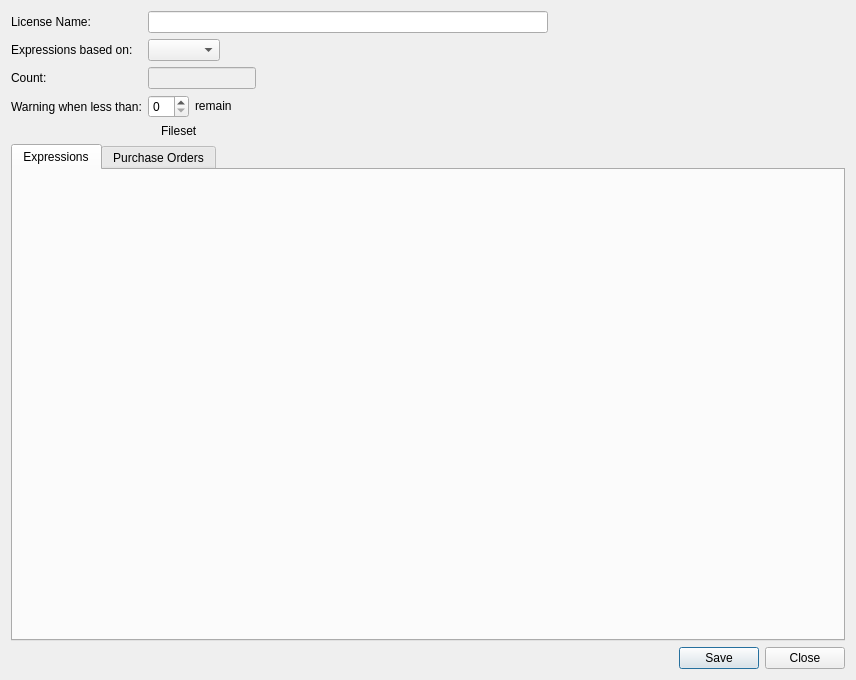
<?xml version="1.0" encoding="UTF-8"?>
<ui version="4.0">
 <class>LicenseEditorWidget</class>
 <widget class="QWidget" name="LicenseEditorWidget">
  <property name="geometry">
   <rect>
    <x>0</x>
    <y>0</y>
    <width>856</width>
    <height>680</height>
   </rect>
  </property>
  <property name="windowTitle">
   <string>License Editor</string>
  </property>
  <layout class="QVBoxLayout" name="verticalLayout">
   <item>
    <layout class="QFormLayout" name="formLayout">
     <property name="fieldGrowthPolicy">
      <enum>QFormLayout::FieldsStayAtSizeHint</enum>
     </property>
     <item row="0" column="0">
      <widget class="QLabel" name="label">
       <property name="sizePolicy">
        <sizepolicy hsizetype="Fixed" vsizetype="Preferred">
         <horstretch>0</horstretch>
         <verstretch>0</verstretch>
        </sizepolicy>
       </property>
       <property name="text">
        <string>License Name:</string>
       </property>
      </widget>
     </item>
     <item row="0" column="1">
      <widget class="QLineEdit" name="name">
       <property name="sizePolicy">
        <sizepolicy hsizetype="Preferred" vsizetype="Fixed">
         <horstretch>0</horstretch>
         <verstretch>0</verstretch>
        </sizepolicy>
       </property>
       <property name="minimumSize">
        <size>
         <width>400</width>
         <height>0</height>
        </size>
       </property>
       <property name="maximumSize">
        <size>
         <width>500</width>
         <height>16777215</height>
        </size>
       </property>
       <property name="text">
        <string/>
       </property>
       <property name="placeholderText">
        <string/>
       </property>
      </widget>
     </item>
     <item row="2" column="0">
      <widget class="QLabel" name="label_2">
       <property name="sizePolicy">
        <sizepolicy hsizetype="Fixed" vsizetype="Preferred">
         <horstretch>0</horstretch>
         <verstretch>0</verstretch>
        </sizepolicy>
       </property>
       <property name="text">
        <string>Count:</string>
       </property>
      </widget>
     </item>
     <item row="2" column="1">
      <widget class="QLineEdit" name="count">
       <property name="enabled">
        <bool>false</bool>
       </property>
       <property name="readOnly">
        <bool>false</bool>
       </property>
      </widget>
     </item>
     <item row="3" column="0">
      <widget class="QLabel" name="label_5">
       <property name="sizePolicy">
        <sizepolicy hsizetype="Fixed" vsizetype="Preferred">
         <horstretch>0</horstretch>
         <verstretch>0</verstretch>
        </sizepolicy>
       </property>
       <property name="text">
        <string>Warning when less than:</string>
       </property>
      </widget>
     </item>
     <item row="3" column="1">
      <layout class="QHBoxLayout" name="horizontalLayout">
       <item>
        <widget class="QSpinBox" name="watermark"/>
       </item>
       <item>
        <widget class="QLabel" name="label_6">
         <property name="sizePolicy">
          <sizepolicy hsizetype="Fixed" vsizetype="Fixed">
           <horstretch>0</horstretch>
           <verstretch>0</verstretch>
          </sizepolicy>
         </property>
         <property name="text">
          <string>remain</string>
         </property>
        </widget>
       </item>
      </layout>
     </item>
     <item row="4" column="0">
      <widget class="QLabel" name="appLabel">
       <property name="text">
        <string/>
       </property>
      </widget>
     </item>
     <item row="4" column="1">
      <layout class="QVBoxLayout" name="appTypeLayout">
       <item>
        <layout class="QHBoxLayout" name="horizontalLayout_2">
         <item>
          <widget class="QLabel" name="fsIcon">
           <property name="text">
            <string/>
           </property>
          </widget>
         </item>
         <item>
          <widget class="QLabel" name="filesetLabel">
           <property name="sizePolicy">
            <sizepolicy hsizetype="Preferred" vsizetype="Preferred">
             <horstretch>2</horstretch>
             <verstretch>0</verstretch>
            </sizepolicy>
           </property>
           <property name="text">
            <string>Fileset</string>
           </property>
          </widget>
         </item>
        </layout>
       </item>
      </layout>
     </item>
     <item row="1" column="1">
      <widget class="QComboBox" name="baseCombo"/>
     </item>
     <item row="1" column="0">
      <widget class="QLabel" name="lblBase">
       <property name="text">
        <string>Expressions based on:</string>
       </property>
      </widget>
     </item>
    </layout>
   </item>
   <item>
    <widget class="QTabWidget" name="tabWidget">
     <property name="currentIndex">
      <number>0</number>
     </property>
     <widget class="QWidget" name="expressionTab">
      <attribute name="title">
       <string>Expressions</string>
      </attribute>
      <layout class="QVBoxLayout" name="verticalLayout_2">
       <item>
        <widget class="InventoryCriteriaWidget" name="criteriaWidget" native="true"/>
       </item>
      </layout>
     </widget>
     <widget class="QWidget" name="poTab">
      <attribute name="title">
       <string>Purchase Orders</string>
      </attribute>
      <layout class="QGridLayout" name="gridLayout_3">
       <property name="leftMargin">
        <number>20</number>
       </property>
       <item row="1" column="0">
        <layout class="QHBoxLayout" name="horizontalLayout_3">
         <property name="topMargin">
          <number>8</number>
         </property>
         <property name="bottomMargin">
          <number>8</number>
         </property>
         <item>
          <widget class="QToolButton" name="newPO">
           <property name="text">
            <string>+</string>
           </property>
          </widget>
         </item>
         <item>
          <widget class="QToolButton" name="delPO">
           <property name="text">
            <string>-</string>
           </property>
          </widget>
         </item>
         <item>
          <spacer name="horizontalSpacer_4">
           <property name="orientation">
            <enum>Qt::Horizontal</enum>
           </property>
           <property name="sizeHint" stdset="0">
            <size>
             <width>40</width>
             <height>20</height>
            </size>
           </property>
          </spacer>
         </item>
        </layout>
       </item>
       <item row="0" column="0">
        <widget class="FWTreeView" name="purchaseOrderView">
         <property name="tabKeyNavigation">
          <bool>true</bool>
         </property>
         <property name="alternatingRowColors">
          <bool>true</bool>
         </property>
         <property name="rootIsDecorated">
          <bool>false</bool>
         </property>
         <property name="sortingEnabled">
          <bool>true</bool>
         </property>
        </widget>
       </item>
      </layout>
     </widget>
    </widget>
   </item>
   <item>
    <widget class="QDialogButtonBox" name="buttonBox">
     <property name="standardButtons">
      <set>QDialogButtonBox::Close|QDialogButtonBox::Save</set>
     </property>
    </widget>
   </item>
  </layout>
 </widget>
 <customwidgets>
  <customwidget>
   <class>InventoryCriteriaWidget</class>
   <extends>QWidget</extends>
   <header>FWAdminLib/inventory/InventoryCriteriaWidget.h</header>
   <container>1</container>
  </customwidget>
  <customwidget>
   <class>FWTreeView</class>
   <extends>QTreeView</extends>
   <header>FWAdminLib/views/FWTreeView.h</header>
  </customwidget>
 </customwidgets>
 <tabstops>
  <tabstop>name</tabstop>
  <tabstop>count</tabstop>
  <tabstop>watermark</tabstop>
  <tabstop>tabWidget</tabstop>
  <tabstop>buttonBox</tabstop>
  <tabstop>newPO</tabstop>
  <tabstop>delPO</tabstop>
  <tabstop>purchaseOrderView</tabstop>
 </tabstops>
 <resources/>
 <connections/>
</ui>
